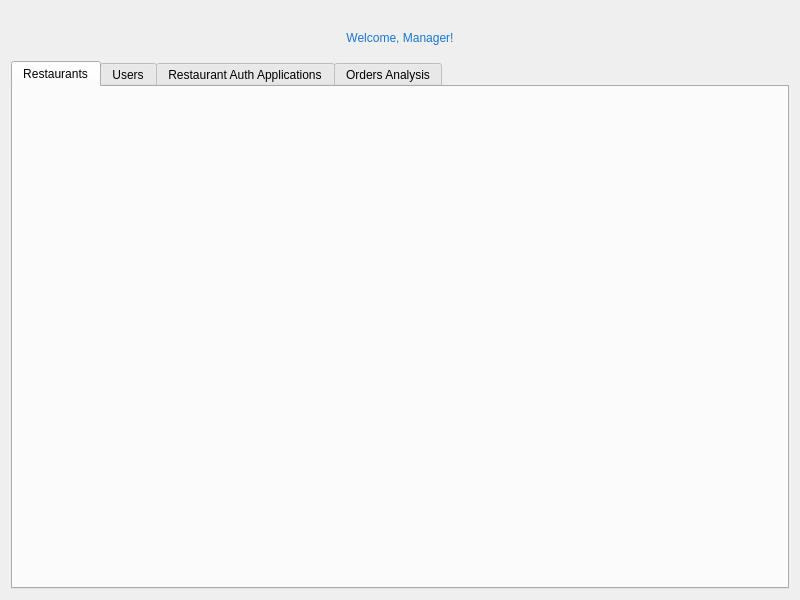
<?xml version="1.0" encoding="UTF-8"?>
<ui version="4.0">
 <class>manager_dashboard</class>
 <widget class="QWidget" name="manager_dashboard">
  <property name="geometry">
   <rect>
    <x>0</x>
    <y>0</y>
    <width>800</width>
    <height>600</height>
   </rect>
  </property>
  <property name="windowTitle">
   <string>Manager Dashboard</string>
  </property>
  <layout class="QVBoxLayout" name="mainLayout">
   <item>
    <widget class="QLabel" name="welcomeLabel">
     <property name="text">
      <string>Welcome, Manager!</string>
     </property>
     <property name="alignment">
      <set>Qt::AlignCenter</set>
     </property>
     <property name="styleSheet">
      <string notr="true">font: bold 22pt 'Segoe UI'; color: #1976d2; margin: 20px 0 10px 0;</string>
     </property>
    </widget>
   </item>
   <item>
    <widget class="QTabWidget" name="tabWidget">
     <property name="currentIndex">
      <number>0</number>
     </property>
     <widget class="QWidget" name="restaurantsTab">
      <attribute name="title">
       <string>Restaurants</string>
      </attribute>
      <layout class="QVBoxLayout" name="restaurantsTabLayout">
       <!-- QTableWidget will be added dynamically in code -->
      </layout>
     </widget>
     <widget class="QWidget" name="usersTab">
      <attribute name="title">
       <string>Users</string>
      </attribute>
      <layout class="QVBoxLayout" name="usersTabLayout">
       <!-- QTableWidget will be added dynamically in code -->
      </layout>
     </widget>
     <widget class="QWidget" name="authApplicationsTab">
      <attribute name="title">
       <string>Restaurant Auth Applications</string>
      </attribute>
      <layout class="QVBoxLayout" name="authApplicationsTabLayout">
       <!-- QTableWidget will be added dynamically in code -->
      </layout>
     </widget>
     <widget class="QWidget" name="ordersAnalysisTab">
      <attribute name="title">
       <string>Orders Analysis</string>
      </attribute>
      <layout class="QVBoxLayout" name="ordersAnalysisTabLayout">
       <!-- QTableWidget will be added dynamically in code -->
      </layout>
     </widget>
    </widget>
   </item>
  </layout>
 </widget>
 <resources/>
 <connections/>
</ui> 
